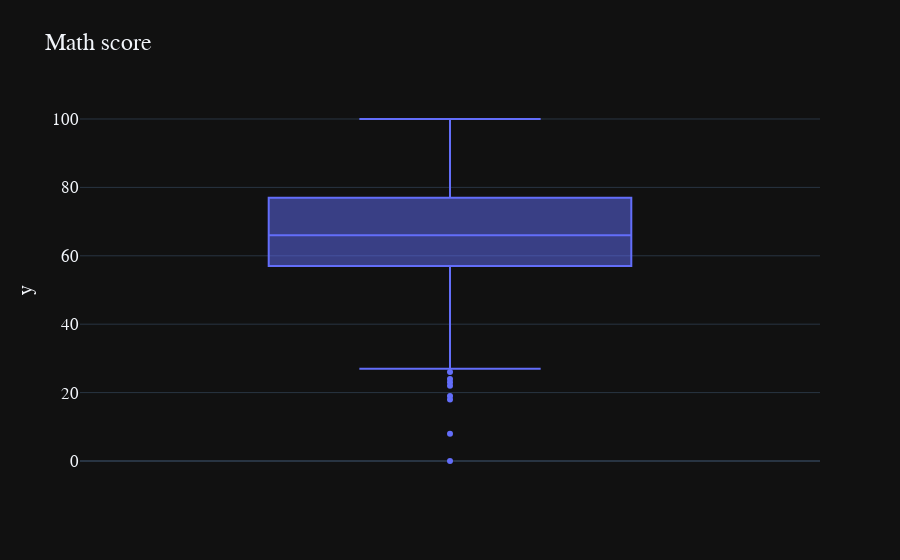

The cell this chart's notebook holds for it:
### Code cell
group_labels = ['math score']
fig1 = px.box(y=df['math score'],template= 'plotly_dark', title = 'Math score')
fig1.update_layout(font = dict(size=17,family="Franklin Gothic"))
fig1.show()

### Figure 1 — Plotly figure (JSON) as saved in the notebook; plotly's stock layout.template omitted (floating-point values rounded to 4 significant figures; data arrays with more than 128 entries replaced by an {"elided": "..."} marker saying what was removed)
{"data": [{"alignmentgroup": "True", "hovertemplate": "y=%{y}<extra></extra>", "legendgroup": "", "marker": {"color": "#636efa"}, "name": "", "notched": false, "offsetgroup": "", "orientation": "v", "showlegend": false, "type": "box", "x0": " ", "xaxis": "x", "y": {"elided": "1000 int values"}, "y0": " ", "yaxis": "y"}], "layout": {"boxmode": "group", "font": {"family": "Franklin Gothic", "size": 17}, "legend": {"tracegroupgap": 0}, "title": {"text": "Math score"}, "xaxis": {"anchor": "y", "domain": [0, 1]}, "yaxis": {"anchor": "x", "domain": [0, 1], "title": {"text": "y"}}}}
